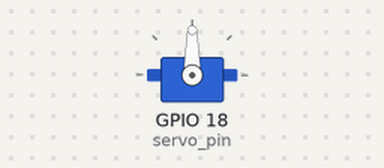
The program below on a simulated Raspberry Pi (BCM pin numbers). Parts: servo. Servo angles are drawn from the pulse width (0.5 ms = 0°, 2.5 ms = 180°).

Above: at 0.05 s.
At 2.0 s:
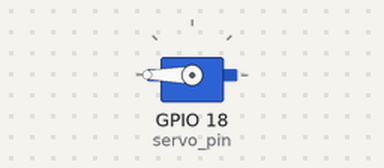
Timing chart, 0 to 4.6 s (numbered marks = the images above):
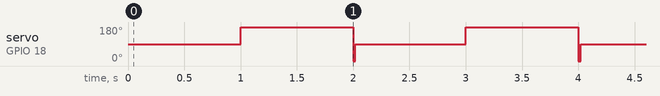

Measured:
- by itself, servo on GPIO 18 (servo_pin): repeats every 2.0 s: 0° 0.02 s, 90° 0.98 s, 180° 1.0 s

The program:

pwm-servo.py
```python
import RPi.GPIO as GPIO
import time

servo_pin = 18

GPIO.setmode(GPIO.BCM)
GPIO.setwarnings(False)

#서보핀 출력설정
GPIO.setup(servo_pin, GPIO.OUT)

#PWM 인스턴스 생성 주파수 50
servo = GPIO.PWM(servo_pin, 50)

#듀티비 0 으로 시작
servo.start(0)

try:
    while True:
        #듀비피를 변경하여 서보 모터를 원하는 만큼 움직임
        servo.ChangeDutyCycle(7.5) # 90도
        time.sleep(1)
        servo.ChangeDutyCycle(12.8)# 180도
        time.sleep(1)
        servo.ChangeDutyCycle(2.5) #0도
except KeyboardInterrupt:
    pass
servo.stop()
GPIO.cleanup()
        
```
